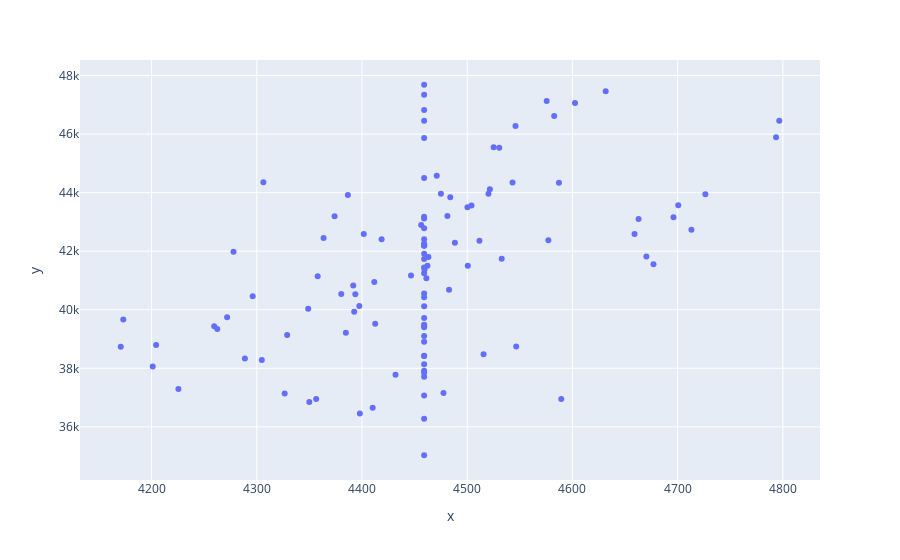

Notebook cell for this chart:
### Code cell
#Построим график
x_1 = df1['^GSPC']
y_1 = df1['BTC-USD'] 
import plotly.express as px
fig = px.scatter(x=x_1,y=y_1)
fig.show()
# Вопрос: что это за линия, которая выстроилась со значениями индекса S&P равными 4459.056? 
# Оказывается это наши подставленные средние значения. Думаю, это искусственные мои вбросы
# и от них нужно избавиться.
